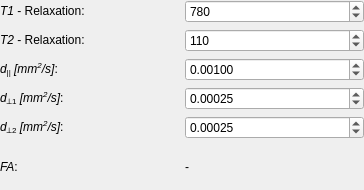
<?xml version="1.0" encoding="UTF-8"?>
<ui version="4.0">
 <class>QmitkTensorModelParametersWidgetControls</class>
 <widget class="QWidget" name="QmitkTensorModelParametersWidgetControls">
  <property name="geometry">
   <rect>
    <x>0</x>
    <y>0</y>
    <width>364</width>
    <height>190</height>
   </rect>
  </property>
  <property name="sizePolicy">
   <sizepolicy hsizetype="MinimumExpanding" vsizetype="MinimumExpanding">
    <horstretch>0</horstretch>
    <verstretch>0</verstretch>
   </sizepolicy>
  </property>
  <property name="windowTitle">
   <string>Form</string>
  </property>
  <layout class="QGridLayout" name="gridLayout">
   <property name="leftMargin">
    <number>0</number>
   </property>
   <property name="topMargin">
    <number>0</number>
   </property>
   <property name="rightMargin">
    <number>0</number>
   </property>
   <property name="bottomMargin">
    <number>0</number>
   </property>
   <item row="2" column="0">
    <widget class="QLabel" name="label">
     <property name="text">
      <string>&lt;html&gt;&lt;head/&gt;&lt;body&gt;&lt;p&gt;&lt;span style=&quot; font-style:italic;&quot;&gt;d&lt;/span&gt;&lt;span style=&quot; vertical-align:sub;&quot;&gt;||&lt;/span&gt;&lt;span style=&quot; font-style:italic;&quot;&gt; [mm&lt;/span&gt;&lt;span style=&quot; font-style:italic; vertical-align:super;&quot;&gt;2&lt;/span&gt;&lt;span style=&quot; font-style:italic;&quot;&gt;/s]&lt;/span&gt;:&lt;/p&gt;&lt;/body&gt;&lt;/html&gt;</string>
     </property>
    </widget>
   </item>
   <item row="4" column="1">
    <widget class="QDoubleSpinBox" name="m_D3box">
     <property name="toolTip">
      <string>Diffusivity along third eigenvector.</string>
     </property>
     <property name="decimals">
      <number>5</number>
     </property>
     <property name="maximum">
      <double>1.000000000000000</double>
     </property>
     <property name="singleStep">
      <double>0.000100000000000</double>
     </property>
     <property name="value">
      <double>0.000250000000000</double>
     </property>
    </widget>
   </item>
   <item row="4" column="0">
    <widget class="QLabel" name="label_3">
     <property name="text">
      <string>&lt;html&gt;&lt;head/&gt;&lt;body&gt;&lt;p&gt;&lt;span style=&quot; font-style:italic;&quot;&gt;d&lt;/span&gt;&lt;span style=&quot; vertical-align:sub;&quot;&gt;⟂2&lt;/span&gt;&lt;span style=&quot; font-style:italic;&quot;&gt; [mm&lt;/span&gt;&lt;span style=&quot; font-style:italic; vertical-align:super;&quot;&gt;2&lt;/span&gt;&lt;span style=&quot; font-style:italic;&quot;&gt;/s]&lt;/span&gt;:&lt;/p&gt;&lt;/body&gt;&lt;/html&gt;</string>
     </property>
    </widget>
   </item>
   <item row="1" column="0">
    <widget class="QLabel" name="label_5">
     <property name="text">
      <string>&lt;html&gt;&lt;head/&gt;&lt;body&gt;&lt;p&gt;&lt;span style=&quot; font-style:italic;&quot;&gt;T2&lt;/span&gt; - Relaxation:&lt;/p&gt;&lt;/body&gt;&lt;/html&gt;</string>
     </property>
    </widget>
   </item>
   <item row="5" column="1">
    <widget class="QLabel" name="m_FaLabel">
     <property name="toolTip">
      <string>Fractional anisotropy of resulting tensor.</string>
     </property>
     <property name="text">
      <string>&lt;html&gt;&lt;head/&gt;&lt;body&gt;&lt;p&gt;-&lt;/p&gt;&lt;/body&gt;&lt;/html&gt;</string>
     </property>
    </widget>
   </item>
   <item row="3" column="0">
    <widget class="QLabel" name="label_2">
     <property name="text">
      <string>&lt;html&gt;&lt;head/&gt;&lt;body&gt;&lt;p&gt;&lt;span style=&quot; font-style:italic;&quot;&gt;d&lt;/span&gt;&lt;span style=&quot; vertical-align:sub;&quot;&gt;⟂1&lt;/span&gt;&lt;span style=&quot; font-style:italic;&quot;&gt; [mm&lt;/span&gt;&lt;span style=&quot; font-style:italic; vertical-align:super;&quot;&gt;2&lt;/span&gt;&lt;span style=&quot; font-style:italic;&quot;&gt;/s]&lt;/span&gt;:&lt;/p&gt;&lt;/body&gt;&lt;/html&gt;</string>
     </property>
    </widget>
   </item>
   <item row="2" column="1">
    <widget class="QDoubleSpinBox" name="m_D1box">
     <property name="toolTip">
      <string>Diffusivity along largest eigenvector.</string>
     </property>
     <property name="decimals">
      <number>5</number>
     </property>
     <property name="maximum">
      <double>1.000000000000000</double>
     </property>
     <property name="singleStep">
      <double>0.000100000000000</double>
     </property>
     <property name="value">
      <double>0.001000000000000</double>
     </property>
    </widget>
   </item>
   <item row="5" column="0">
    <widget class="QLabel" name="label_4">
     <property name="text">
      <string>&lt;html&gt;&lt;head/&gt;&lt;body&gt;&lt;p&gt;&lt;span style=&quot; font-style:italic;&quot;&gt;FA&lt;/span&gt;:&lt;/p&gt;&lt;/body&gt;&lt;/html&gt;</string>
     </property>
    </widget>
   </item>
   <item row="3" column="1">
    <widget class="QDoubleSpinBox" name="m_D2box">
     <property name="toolTip">
      <string>Diffusivity along second eigenvector.</string>
     </property>
     <property name="decimals">
      <number>5</number>
     </property>
     <property name="maximum">
      <double>1.000000000000000</double>
     </property>
     <property name="singleStep">
      <double>0.000100000000000</double>
     </property>
     <property name="value">
      <double>0.000250000000000</double>
     </property>
    </widget>
   </item>
   <item row="1" column="1">
    <widget class="QSpinBox" name="m_T2box">
     <property name="toolTip">
      <string>T2 relaxation time of this compartment (in milliseconds).</string>
     </property>
     <property name="maximum">
      <number>999999999</number>
     </property>
     <property name="value">
      <number>110</number>
     </property>
    </widget>
   </item>
   <item row="0" column="0">
    <widget class="QLabel" name="label_6">
     <property name="text">
      <string>&lt;html&gt;&lt;head/&gt;&lt;body&gt;&lt;p&gt;&lt;span style=&quot; font-style:italic;&quot;&gt;T1&lt;/span&gt; - Relaxation:&lt;/p&gt;&lt;/body&gt;&lt;/html&gt;</string>
     </property>
    </widget>
   </item>
   <item row="0" column="1">
    <widget class="QSpinBox" name="m_T1box">
     <property name="toolTip">
      <string>T1 relaxation time of this compartment (in milliseconds).</string>
     </property>
     <property name="maximum">
      <number>999999999</number>
     </property>
     <property name="value">
      <number>780</number>
     </property>
    </widget>
   </item>
  </layout>
 </widget>
 <tabstops>
  <tabstop>m_T2box</tabstop>
  <tabstop>m_D1box</tabstop>
  <tabstop>m_D2box</tabstop>
  <tabstop>m_D3box</tabstop>
 </tabstops>
 <resources/>
 <connections/>
</ui>
